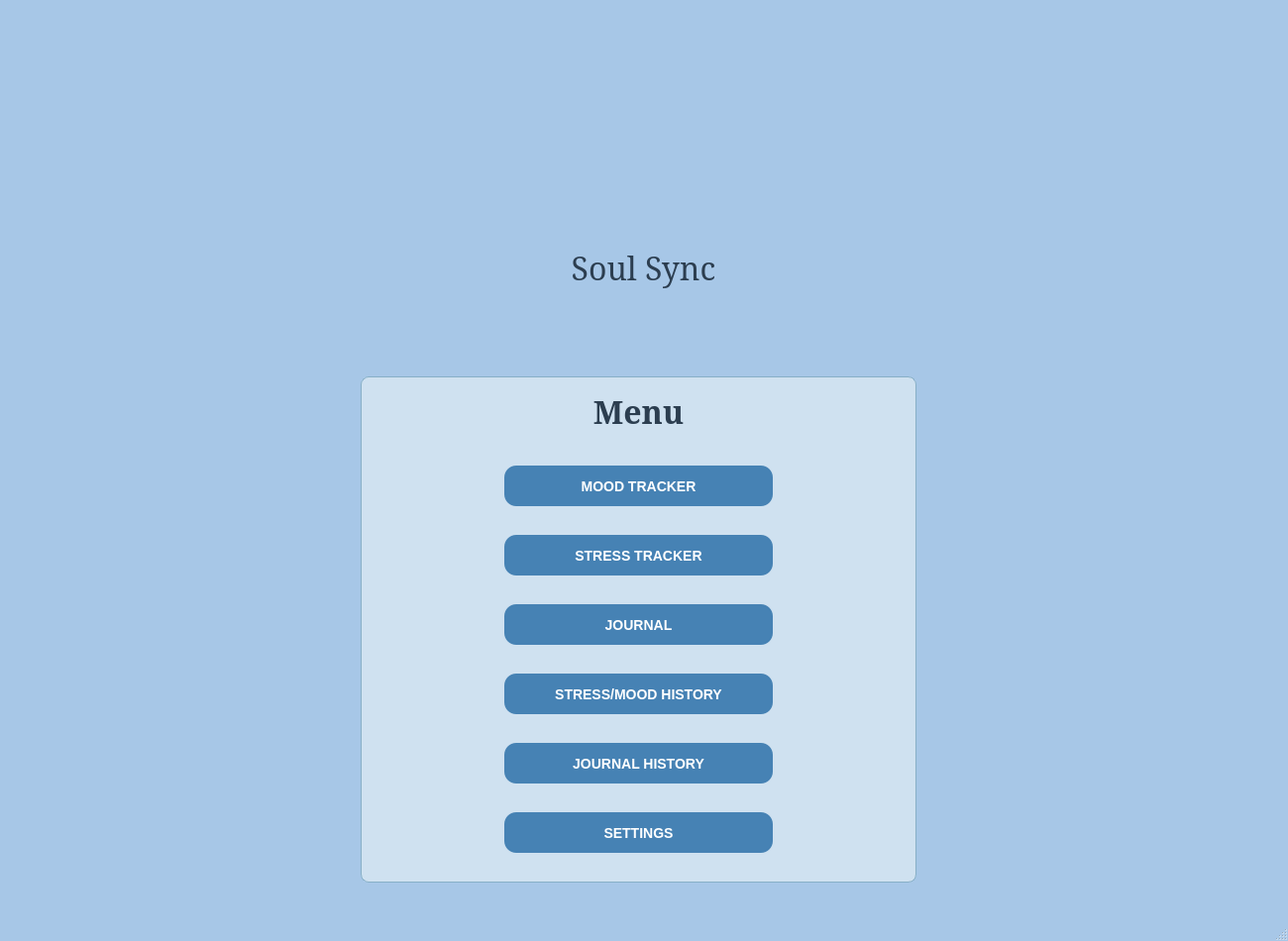
<?xml version="1.0" encoding="UTF-8"?>
<ui version="4.0">
 <class>MainWindow</class>
 <widget class="QMainWindow" name="MainWindow">
  <property name="geometry">
   <rect>
    <x>0</x>
    <y>0</y>
    <width>1300</width>
    <height>950</height>
   </rect>
  </property>
  <property name="palette">
   <palette>
    <active>
     <colorrole role="Base">
      <brush brushstyle="SolidPattern">
       <color alpha="255">
        <red>255</red>
        <green>255</green>
        <blue>255</blue>
       </color>
      </brush>
     </colorrole>
     <colorrole role="Window">
      <brush brushstyle="SolidPattern">
       <color alpha="255">
        <red>167</red>
        <green>199</green>
        <blue>231</blue>
       </color>
      </brush>
     </colorrole>
    </active>
    <inactive>
     <colorrole role="Base">
      <brush brushstyle="SolidPattern">
       <color alpha="255">
        <red>255</red>
        <green>255</green>
        <blue>255</blue>
       </color>
      </brush>
     </colorrole>
     <colorrole role="Window">
      <brush brushstyle="SolidPattern">
       <color alpha="255">
        <red>167</red>
        <green>199</green>
        <blue>231</blue>
       </color>
      </brush>
     </colorrole>
    </inactive>
    <disabled>
     <colorrole role="Base">
      <brush brushstyle="SolidPattern">
       <color alpha="255">
        <red>167</red>
        <green>199</green>
        <blue>231</blue>
       </color>
      </brush>
     </colorrole>
     <colorrole role="Window">
      <brush brushstyle="SolidPattern">
       <color alpha="255">
        <red>167</red>
        <green>199</green>
        <blue>231</blue>
       </color>
      </brush>
     </colorrole>
    </disabled>
   </palette>
  </property>
  <property name="font">
   <font>
    <family>Arial</family>
    <pointsize>1</pointsize>
   </font>
  </property>
  <property name="windowTitle">
   <string>MainWindow</string>
  </property>
  <property name="styleSheet">
   <string notr="true"/>
  </property>
  <widget class="QWidget" name="centralwidget">
   <widget class="QLabel" name="label_3">
    <property name="geometry">
     <rect>
      <x>554</x>
      <y>250</y>
      <width>191</width>
      <height>41</height>
     </rect>
    </property>
    <property name="font">
     <font>
      <family>MS Serif</family>
      <pointsize>24</pointsize>
     </font>
    </property>
    <property name="styleSheet">
     <string notr="true">QLabel{color: #2C3E50;
}
</string>
    </property>
    <property name="text">
     <string>Soul Sync</string>
    </property>
    <property name="alignment">
     <set>Qt::AlignCenter</set>
    </property>
   </widget>
   <widget class="QLabel" name="label">
    <property name="geometry">
     <rect>
      <x>554</x>
      <y>50</y>
      <width>191</width>
      <height>181</height>
     </rect>
    </property>
    <property name="text">
     <string/>
    </property>
    <property name="pixmap">
     <pixmap>soul_sync_logo.jpg</pixmap>
    </property>
    <property name="scaledContents">
     <bool>true</bool>
    </property>
   </widget>
   <widget class="QGroupBox" name="groupBox">
    <property name="geometry">
     <rect>
      <x>364</x>
      <y>360</y>
      <width>561</width>
      <height>531</height>
     </rect>
    </property>
    <property name="font">
     <font>
      <family>Arial</family>
      <pointsize>18</pointsize>
     </font>
    </property>
    <property name="styleSheet">
     <string notr="true">QGroupBox {
    background-color: rgba(214, 230, 242, 0.85);
    border: 1px solid #87AFC7;
    border-radius: 8px;
    padding: 10px;
    margin-top: 20px;
    box-shadow: 2px 2px 10px rgba(0, 0, 0, 0.1);
}
</string>
    </property>
    <property name="title">
     <string/>
    </property>
    <widget class="QPushButton" name="mood_tracker_pushbutton">
     <property name="geometry">
      <rect>
       <x>145</x>
       <y>110</y>
       <width>271</width>
       <height>41</height>
      </rect>
     </property>
     <property name="styleSheet">
      <string notr="true">QPushButton {
    background-color: #4682B4;
    color: white;
    font-size: 14px;
    font-weight: bold;
    border: none;
    border-radius: 12px; 
    padding: 10px 20px;
    min-width: 100px;
    transition: background-color 0.3s ease-in-out, transform 0.1s;
}


QPushButton:hover {
    background-color: #5A9BD6;
}

QPushButton:pressed {
    background-color: #36648B;
   transform: scale(0.98); 
}</string>
     </property>
     <property name="text">
      <string>MOOD TRACKER</string>
     </property>
    </widget>
    <widget class="QPushButton" name="diary_pushbutton">
     <property name="geometry">
      <rect>
       <x>145</x>
       <y>250</y>
       <width>271</width>
       <height>41</height>
      </rect>
     </property>
     <property name="styleSheet">
      <string notr="true">QPushButton {
    background-color: #4682B4;
    color: white;
    font-size: 14px;
    font-weight: bold;
    border: none;
    border-radius: 12px; 
    padding: 10px 20px;
    min-width: 100px;
    transition: background-color 0.3s ease-in-out, transform 0.1s;
}


QPushButton:hover {
    background-color: #5A9BD6;
}

QPushButton:pressed {
    background-color: #36648B;
   transform: scale(0.98); 
}</string>
     </property>
     <property name="text">
      <string>JOURNAL</string>
     </property>
    </widget>
    <widget class="QPushButton" name="stress_tracker_pushbutton">
     <property name="geometry">
      <rect>
       <x>145</x>
       <y>180</y>
       <width>271</width>
       <height>41</height>
      </rect>
     </property>
     <property name="styleSheet">
      <string notr="true">QPushButton {
    background-color: #4682B4;
    color: white;
    font-size: 14px;
    font-weight: bold;
    border: none;
    border-radius: 12px; 
    padding: 10px 20px;
    min-width: 100px;
    transition: background-color 0.3s ease-in-out, transform 0.1s;
}


QPushButton:hover {
    background-color: #5A9BD6;
}

QPushButton:pressed {
    background-color: #36648B;
   transform: scale(0.98); 
}</string>
     </property>
     <property name="text">
      <string>STRESS TRACKER</string>
     </property>
    </widget>
    <widget class="QPushButton" name="stress_history_btn">
     <property name="geometry">
      <rect>
       <x>145</x>
       <y>320</y>
       <width>271</width>
       <height>41</height>
      </rect>
     </property>
     <property name="font">
      <font>
       <family>Arial</family>
       <pointsize>-1</pointsize>
       <weight>75</weight>
       <bold>true</bold>
      </font>
     </property>
     <property name="styleSheet">
      <string notr="true">QPushButton {
    background-color: #4682B4;
    color: white;
    font-size: 14px;
    font-weight: bold;
    border: none;
    border-radius: 12px; 
    padding: 10px 20px;
    min-width: 100px;
    transition: background-color 0.3s ease-in-out, transform 0.1s;
}


QPushButton:hover {
    background-color: #5A9BD6;
}

QPushButton:pressed {
    background-color: #36648B;
   transform: scale(0.98); 
}</string>
     </property>
     <property name="text">
      <string>STRESS/MOOD HISTORY</string>
     </property>
    </widget>
    <widget class="QPushButton" name="journal_history_btn">
     <property name="geometry">
      <rect>
       <x>145</x>
       <y>390</y>
       <width>271</width>
       <height>41</height>
      </rect>
     </property>
     <property name="font">
      <font>
       <family>Arial</family>
       <pointsize>-1</pointsize>
       <weight>75</weight>
       <bold>true</bold>
      </font>
     </property>
     <property name="styleSheet">
      <string notr="true">QPushButton {
    background-color: #4682B4;
    color: white;
    font-size: 14px;
    font-weight: bold;
    border: none;
    border-radius: 12px; 
    padding: 10px 20px;
    min-width: 100px;
    transition: background-color 0.3s ease-in-out, transform 0.1s;
}


QPushButton:hover {
    background-color: #5A9BD6;
}

QPushButton:pressed {
    background-color: #36648B;
   transform: scale(0.98); 
}</string>
     </property>
     <property name="text">
      <string>JOURNAL HISTORY</string>
     </property>
    </widget>
    <widget class="QPushButton" name="settings_btn">
     <property name="geometry">
      <rect>
       <x>145</x>
       <y>460</y>
       <width>271</width>
       <height>41</height>
      </rect>
     </property>
     <property name="font">
      <font>
       <family>Arial</family>
       <pointsize>-1</pointsize>
       <weight>75</weight>
       <bold>true</bold>
      </font>
     </property>
     <property name="styleSheet">
      <string notr="true">QPushButton {
    background-color: #4682B4;
    color: white;
    font-size: 14px;
    font-weight: bold;
    border: none;
    border-radius: 12px; 
    padding: 10px 20px;
    min-width: 100px;
    transition: background-color 0.3s ease-in-out, transform 0.1s;
}


QPushButton:hover {
    background-color: #5A9BD6;
}

QPushButton:pressed {
    background-color: #36648B;
   transform: scale(0.98); 
}</string>
     </property>
     <property name="text">
      <string>SETTINGS</string>
     </property>
    </widget>
    <widget class="QLabel" name="label_4">
     <property name="geometry">
      <rect>
       <x>20</x>
       <y>30</y>
       <width>521</width>
       <height>50</height>
      </rect>
     </property>
     <property name="font">
      <font>
       <family>MS Serif</family>
       <pointsize>24</pointsize>
       <weight>75</weight>
       <bold>true</bold>
      </font>
     </property>
     <property name="styleSheet">
      <string notr="true">QLabel{color: #2C3E50;
}
</string>
     </property>
     <property name="text">
      <string>Menu</string>
     </property>
     <property name="alignment">
      <set>Qt::AlignCenter</set>
     </property>
    </widget>
   </widget>
  </widget>
  <widget class="QMenuBar" name="menubar">
   <property name="geometry">
    <rect>
     <x>0</x>
     <y>0</y>
     <width>1300</width>
     <height>8</height>
    </rect>
   </property>
  </widget>
  <widget class="QStatusBar" name="statusbar"/>
 </widget>
 <resources/>
 <connections/>
</ui>
